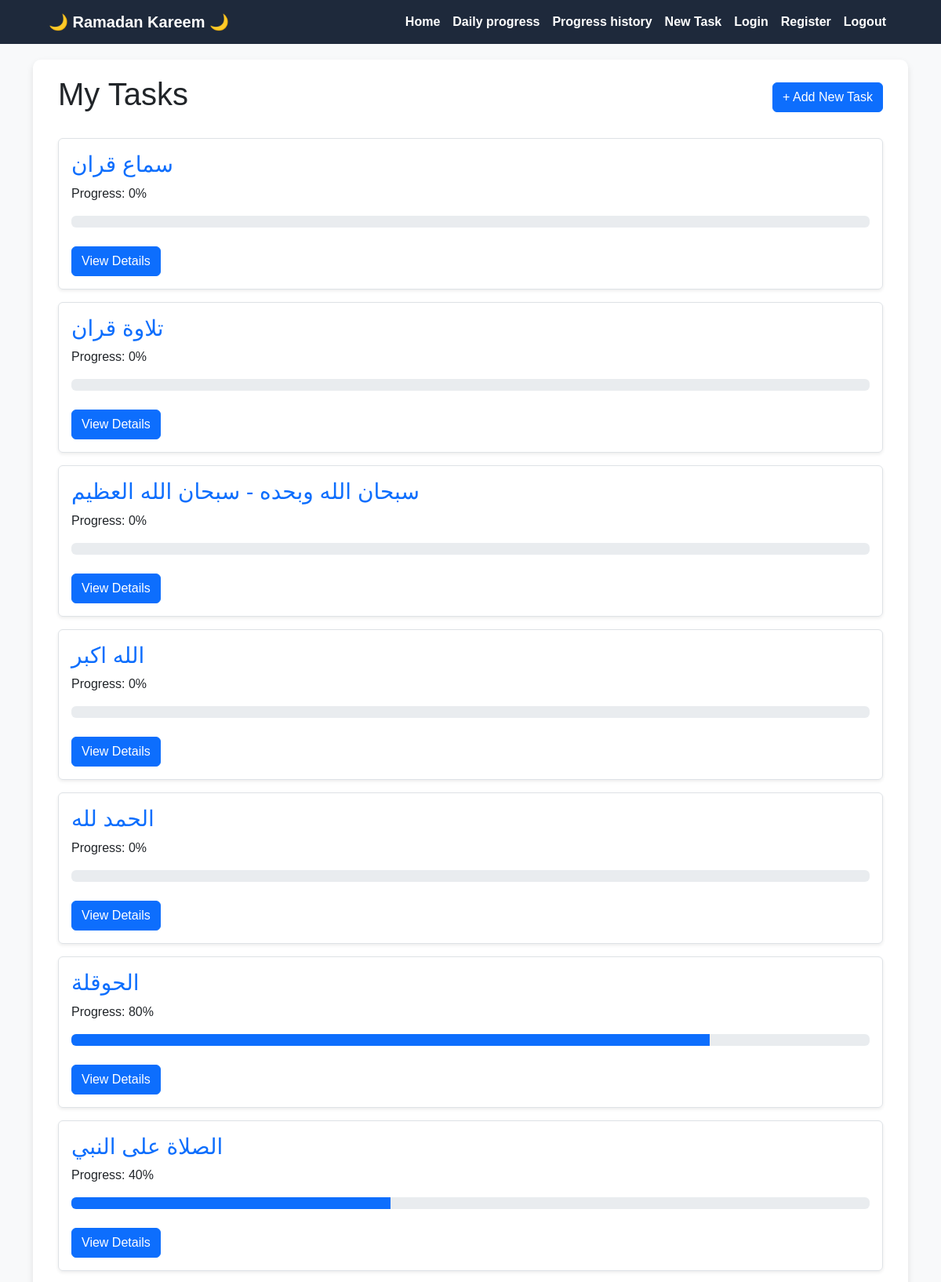
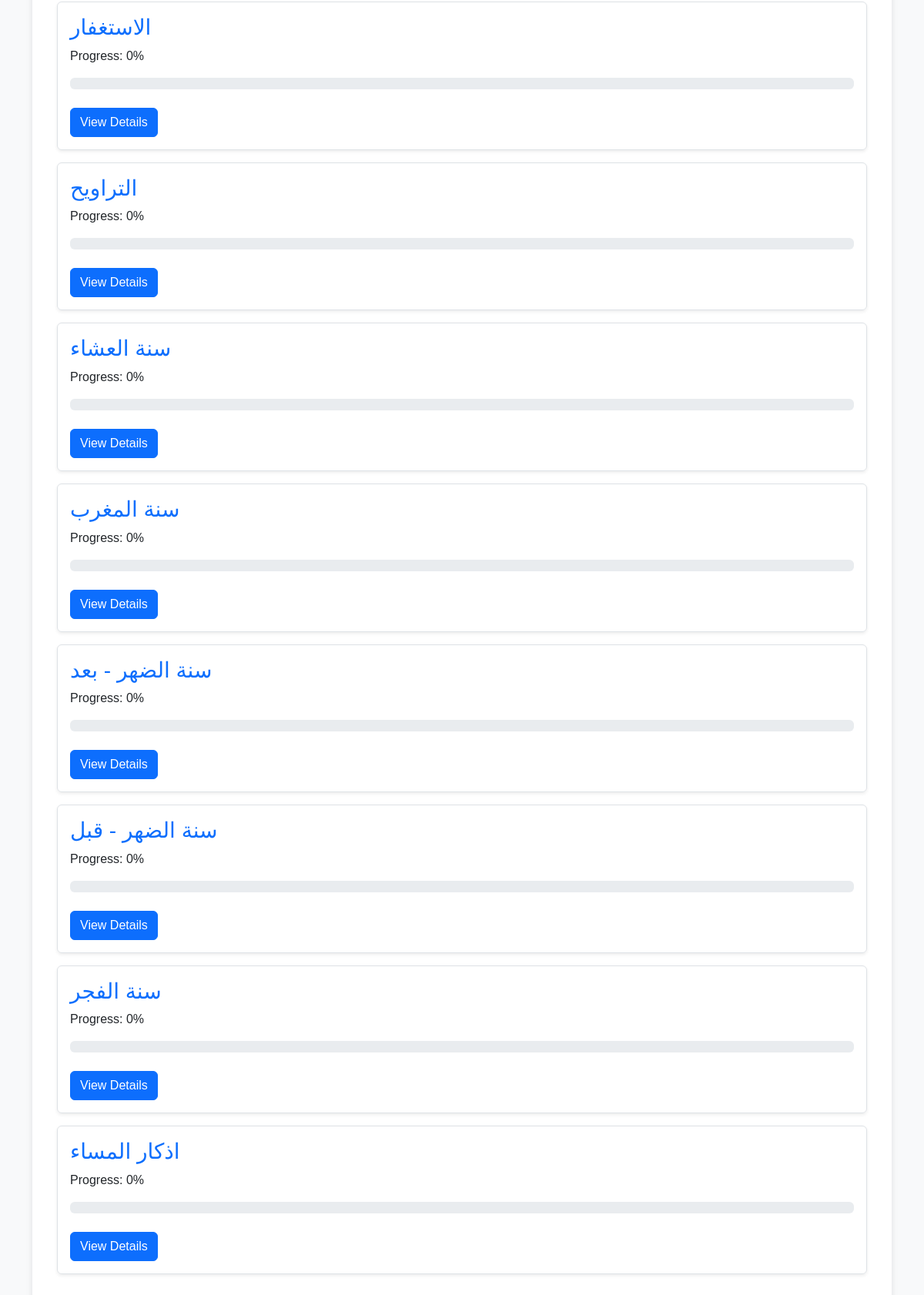
Page /tasks/ (signed in) on the earlier database version (2 pictures, top to bottom).
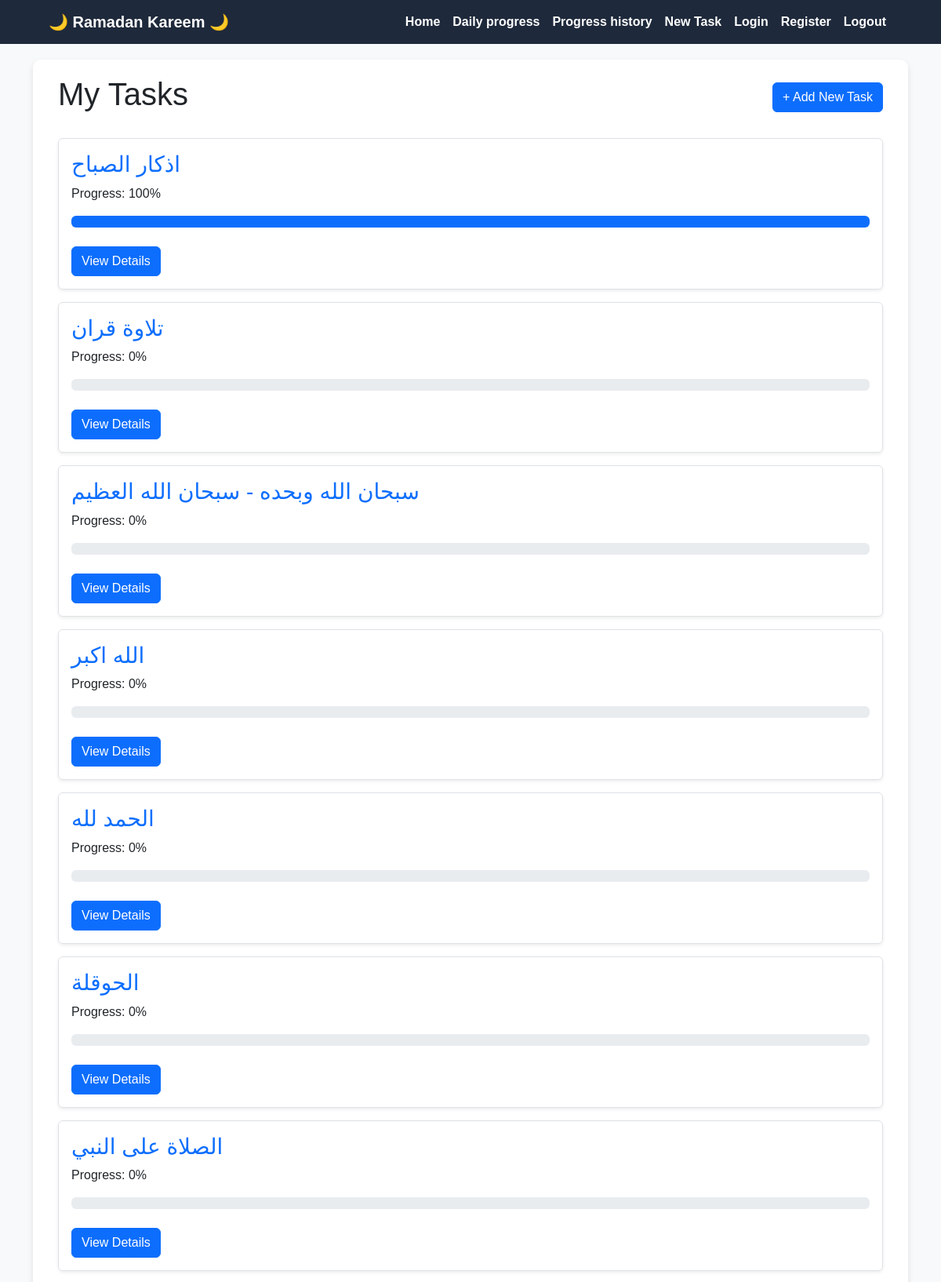
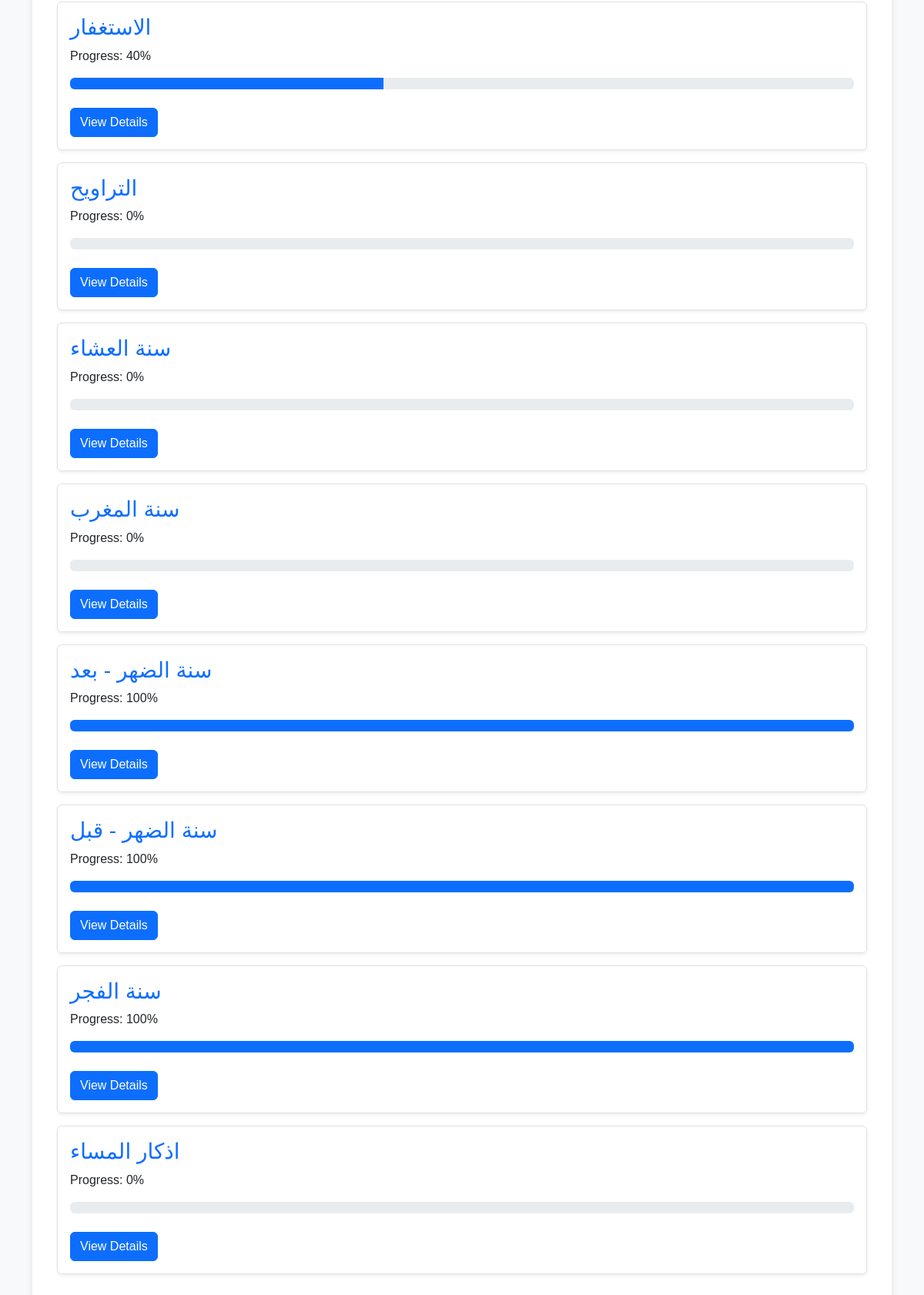
Same page on the later database version (2 pictures, top to bottom).
### tasks/models.py (models this page shows, shortened)
class Task(models.Model):
    user = models.ForeignKey(
        'auth.User',
        on_delete=models.CASCADE,
    )
    title = models.CharField(
        max_length=100,
    )
    goal = models.IntegerField(
        default=1,
        validators=[MinValueValidator(1)]
    )
    created_at = models.DateTimeField(
        auto_now_add=True,
    )
    description = models.TextField(
        blank=True,
        null=True,
    )
    current_achieved = models.IntegerField(
        default=0,
        validators=[MinValueValidator(0)]
    )
    progress = models.IntegerField(
        default = 0,
    )
    class Meta:
        ordering = ['-created_at']

### tasks/views.py (the view)
# urls.py: path('tasks/', tasks_view, name='tasks'),
@login_required(login_url='/login')
def tasks_view(req):
    user = req.user
    today = now().date()
    tasks = Task.objects.filter(user=user, created_at__date=today)
    context = {
        'tasks': tasks,
    }
    return render(req, 'tasks.html', context)

### templates/tasks.html (shortened to what this page needs)
{% extends 'base.html' %}
{% load static %}
{% block content %}
<div class="container">
    <div class="d-flex justify-content-between align-items-center mb-4">
        <h1 class="page-title">My Tasks</h1>
        <a href="{% url 'add_task' %}" class="btn btn-primary btn-add"> + Add New Task</a>
    </div>
    <div class="task-list">
        {% for task in tasks %}
            <div class="task-card {{ task.status }} p-3 mb-3 border rounded shadow-sm">
                <h3 class="task-title text-primary">{{ task.title }}</h3>
                <p class="task-progress-text">Progress: {{task.progress}}%</p>
                <div class="progress" style="height: 15px;">
                    <div class="progress-bar"
                        role="progressbar"
                        style="width: {% widthratio task.current_achieved task.goal 100 %}%;"
                        aria-valuenow="{% widthratio task.current_achieved task.goal 100 %}"
                        aria-valuemin="0"
                        aria-valuemax="100">
                    </div>
                </div>
                <br>
                <a href="{% url 'task_details' task.id %}" class="btn btn-primary btn-add"> View Details</a>
            </div>
        {% empty %}
            <p class="no-tasks text-center text-secondary">No tasks found. Start adding your Ramadan goals!</p>
        {% endfor %}
    </div>
</div>
{% endblock %}

### templates/base.html (shortened to what this page needs)
<!DOCTYPE HTML>
{% load static %}
<html lang="en">
    <head>
        <link rel="stylesheet" href="https://cdn.jsdelivr.net/npm/bootstrap@5.3.0/dist/css/bootstrap.min.css">
        <link rel="stylesheet" href="https://cdnjs.cloudflare.com/ajax/libs/font-awesome/6.4.0/css/all.min.css">
        <link rel="stylesheet" href="{% static 'css/home.css' %}">
    </head>
    <body>
        <nav class="navbar navbar-expand-lg navbar-dark">
            <div class="container-fluid">
                <a class="navbar-brand" href="{% url 'home' %}">
                    🌙 Ramadan Kareem 🌙
                </a>
                <div class="collapse navbar-collapse" id="navbarNav">
                    <ul class="navbar-nav ms-auto">
                        <li class="nav-item"><a class="nav-link" href="{% url 'home' %}">Home</a></li>
                        <li class="nav-item"><a class="nav-link" href="{% url 'tasks' %}">Daily progress</a></li>
                        <li class="nav-item"><a class="nav-link" href="{% url 'progress_overview' %}"> Progress history</a></li>
                        <li class="nav-item"><a class="nav-link" href="{% url 'add_task' %}">New Task</a></li>
                        <li class="nav-item"><a class="nav-link" href="{% url 'login' %}">Login</a></li>
                        <li class="nav-item"><a class="nav-link" href="{% url 'register' %}">Register</a></li>
                        <li class="nav-item"><a class="nav-link" href="{% url 'logout' %}">Logout</a></li>
                    </ul>
                </div>
            </div>
        </nav>
        <div class="container">
            <div class="content">
                {% block content %} {% endblock %}
            </div>
        </div>
    </body>
</html>

### static/css/home.css (style rules this page uses)
body { background-color: #f8f9fa; font-family: 'Tajawal', sans-serif; }
.navbar { background-color: #1e293b !important; }
.navbar-brand, .nav-link { color: white !important; font-weight: bold; }
.container-fluid { max-width: 1100px; }
.content { margin-top: 20px; padding: 20px; background: white; border-radius: 10px; box-shadow: 0 4px 8px rgba(0,0,0,0.1); }

Differences in the rows shown:
removed Task: title "سماع قران", progress "0"
added Task: title "اذكار الصباح", progress "100", current_achieved 1 (drawn)
changed Task "الحوقلة": progress "80" → "0"; current_achieved 400 → 0 (drawn)
changed Task "الصلاة على النبي": progress "40" → "0"; current_achieved 200 → 0 (drawn)
changed Task "الاستغفار": progress "0" → "40"; current_achieved 0 → 200 (drawn)
changed Task "سنة الضهر - بعد": progress "0" → "100"; current_achieved 0 → 1 (drawn)
changed Task "سنة الضهر - قبل": progress "0" → "100"; current_achieved 0 → 1 (drawn)
changed Task "سنة الفجر": progress "0" → "100"; current_achieved 0 → 1 (drawn)
